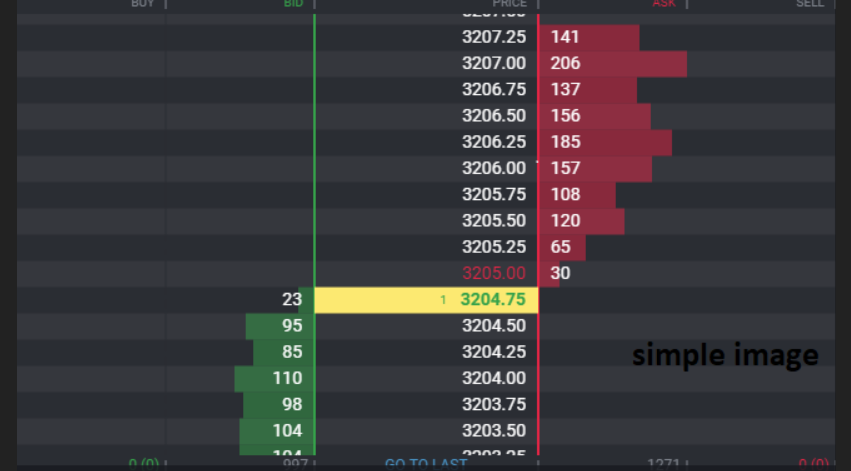
#> input picture Images/complex_image.png, 851 x 471 px, found by its file name
$ jupyter execute --allow-errors OCRusingTesseracYellowTextV2.ipynb   (shell and % lines are left out)
#> lines starting #> are read from the running program, lines starting #| are printed output that depends on the picture; after the words box and inside, x2 and y2 are one past the last pixel; in counts of white or black regions, pixels touching at a corner belong together
<a href="https://colab.research.google.com/github/bhadreshpsavani/OCR_using_TesseatactLib_Project/blob/master/OCRusingTesseracYellowTextV2.ipynb" target="_parent"></a>

## Import

[cell 1]
import pytesseract
import shutil
import os
import random
import cv2
from google.colab.patches import cv2_imshow

## Open Image:

[cell 2]
originalImage = cv2.imread('complex_image.png')
#> originalImage is the input picture: shape (471, 851, 3); mean B, G, R 59.6, 56.3, 58.8
cv2_imshow(originalImage)

#> (a cell that did not finish here is left out)

#> (a cell that did not finish here is left out)

## Get High Intensity Data

[cell 5]
grayImage = cv2.cvtColor(originalImage, cv2.COLOR_BGR2GRAY)
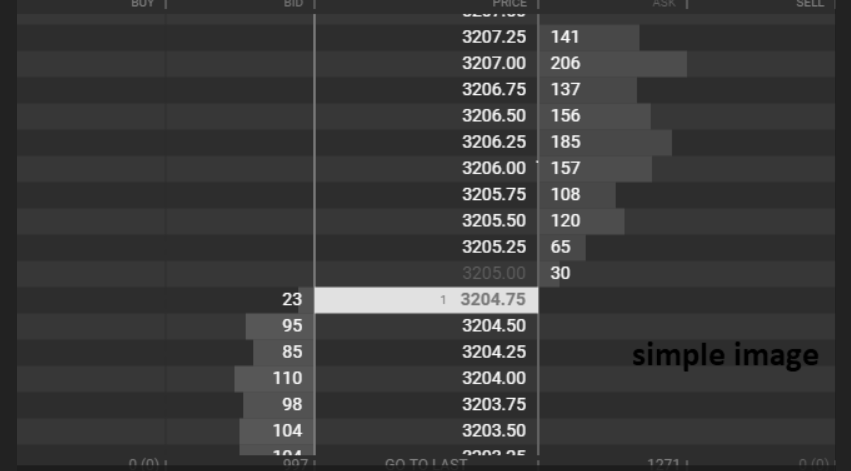
#> grayImage: shape (471, 851); min 0, max 253, mean 57.5
cv2_imshow(grayImage)

[cell 6]
InvertImage = cv2.bitwise_not(grayImage)
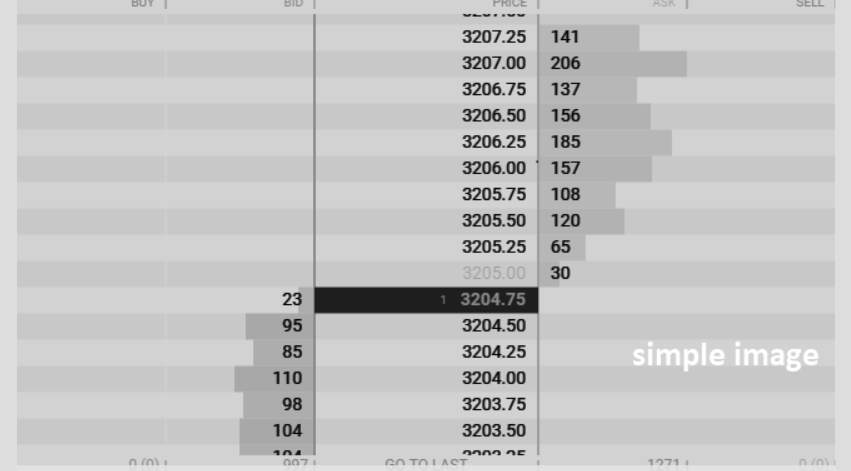
#> InvertImage: shape (471, 851); min 2, max 255, mean 197.5
cv2_imshow(InvertImage)

#> (a cell that did not finish here is left out)

## Lets Try Thresholding and get Black and White Image

[cell 8]
(thresh, blackAndWhiteImage) = cv2.threshold(InvertImage, 80, 255, cv2.THRESH_BINARY)
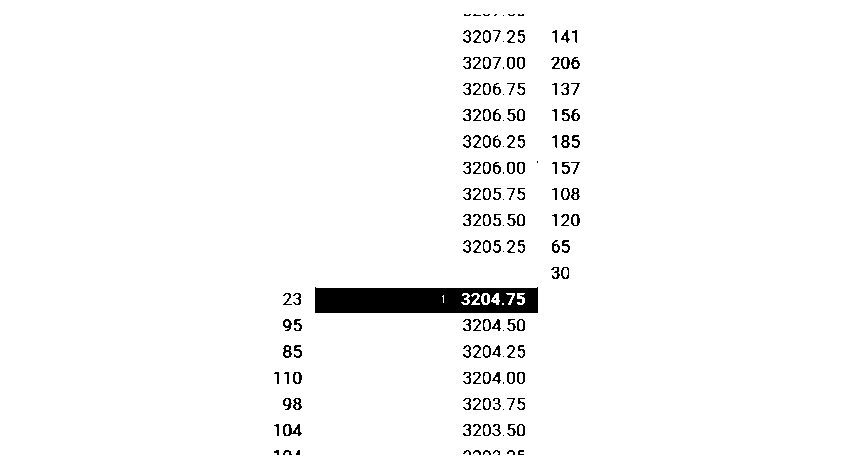
#> blackAndWhiteImage: shape (471, 851); 97.2% white; 159 black regions (27 under 20 px), largest, box (x1, y1, x2, y2) and area: (315, 287, 538, 313) 5181, (283, 424, 302, 436) 113, (283, 345, 292, 358) 68
cv2_imshow(blackAndWhiteImage)

#> (a cell that did not finish here is left out)

## Extracted Colored Data:

[cell 10]
originalImage = cv2.imread('complex_image.png')
cv2_imshow(originalImage)

[cell 11]
#lets extract red channel from image
red_channel = originalImage[:,:,2]
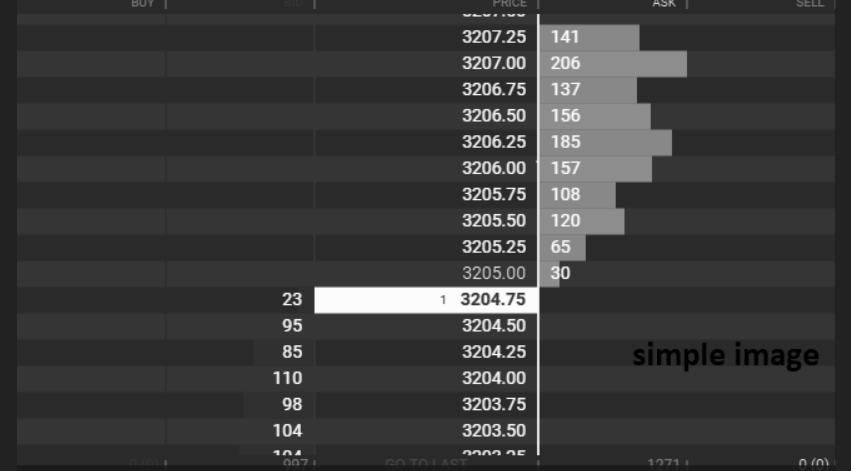
#> red_channel: shape (471, 851); min 0, max 254, mean 58.8
cv2_imshow(red_channel)

[cell 12]
InvertImage = cv2.bitwise_not(red_channel)
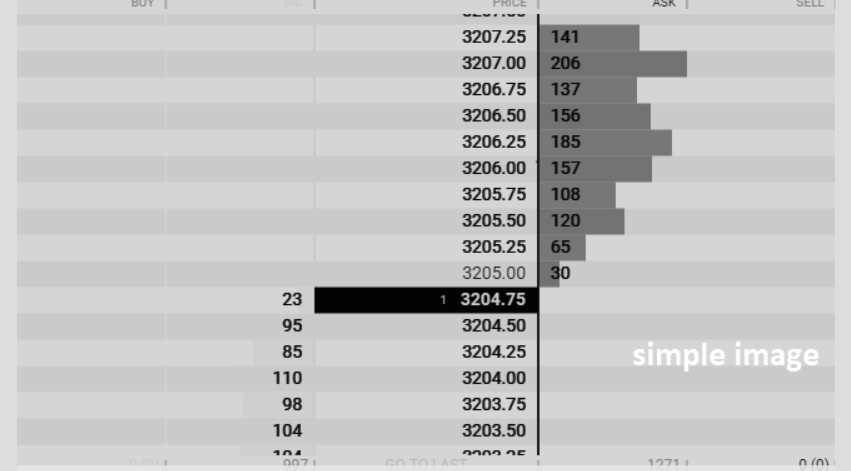
#> InvertImage: shape (471, 851); min 1, max 255, mean 196.2
cv2_imshow(InvertImage)

[cell 13]
(thresh, blackAndWhiteImage) = cv2.threshold(InvertImage, 112, 255, cv2.THRESH_BINARY)
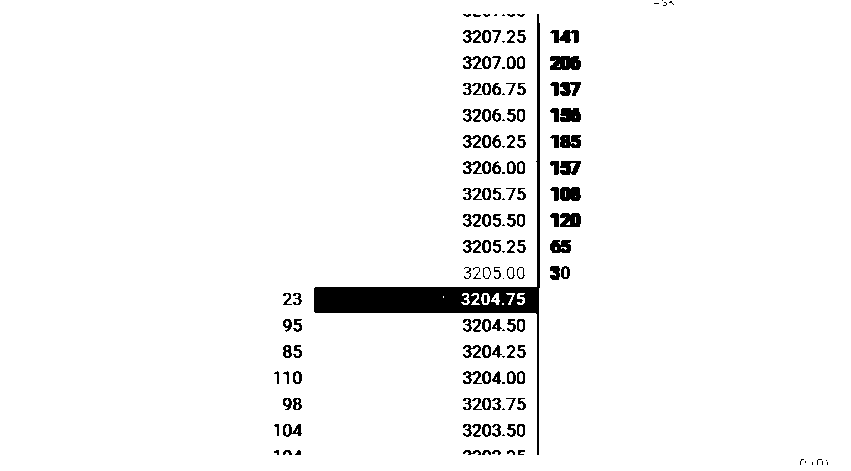
#> blackAndWhiteImage: shape (471, 851); 96% white; 157 black regions (35 under 20 px), largest, box (x1, y1, x2, y2) and area: (314, 14, 540, 455) 6576, (550, 56, 581, 70) 378, (560, 187, 581, 201) 260
cv2_imshow(blackAndWhiteImage)

#> (a cell that did not finish here is left out)

The number in the Red Color Extracted Successfully

## Lets Extract Green Color

[cell 15]
#lets extract green channel from image
green_channel = originalImage[:,:,1]
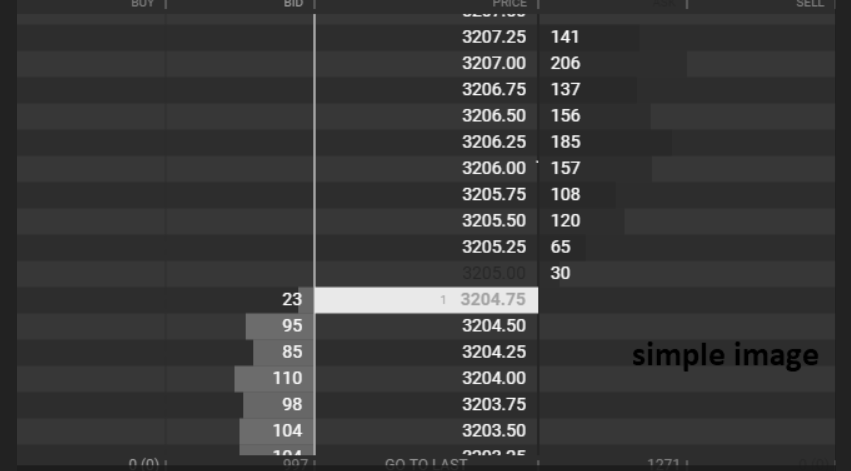
#> green_channel: shape (471, 851); min 0, max 253, mean 56.3
cv2_imshow(green_channel)

[cell 16]
(thresh, blackAndWhiteImage) = cv2.threshold(green_channel, 112, 255, cv2.THRESH_BINARY)
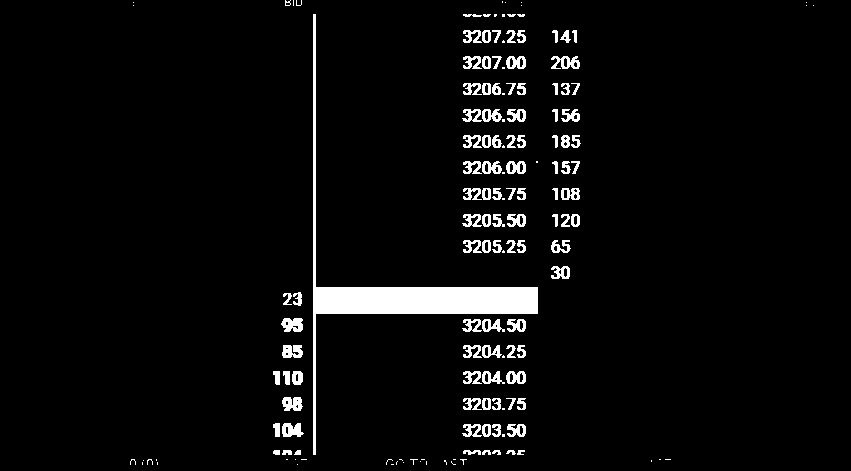
#> blackAndWhiteImage: shape (471, 851); 4.4% white; 155 white regions (53 under 20 px), largest, box (x1, y1, x2, y2) and area: (313, 14, 538, 455) 7317, (281, 318, 303, 332) 241, (551, 56, 580, 69) 228
cv2_imshow(blackAndWhiteImage)
